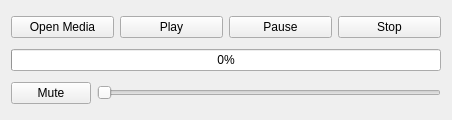
<?xml version="1.0" encoding="UTF-8"?>
<ui version="4.0">
 <class>Widget</class>
 <widget class="QWidget" name="Widget">
  <property name="geometry">
   <rect>
    <x>0</x>
    <y>0</y>
    <width>452</width>
    <height>120</height>
   </rect>
  </property>
  <property name="windowTitle">
   <string>Abe's MediaPlayer</string>
  </property>
  <layout class="QVBoxLayout" name="verticalLayout">
   <item>
    <layout class="QHBoxLayout" name="horizontalLayout_2">
     <item>
      <widget class="QPushButton" name="open">
       <property name="text">
        <string>Open Media</string>
       </property>
      </widget>
     </item>
     <item>
      <widget class="QPushButton" name="play">
       <property name="text">
        <string>Play</string>
       </property>
      </widget>
     </item>
     <item>
      <widget class="QPushButton" name="pause">
       <property name="text">
        <string>Pause</string>
       </property>
      </widget>
     </item>
     <item>
      <widget class="QPushButton" name="stop">
       <property name="text">
        <string>Stop</string>
       </property>
      </widget>
     </item>
    </layout>
   </item>
   <item>
    <widget class="QProgressBar" name="advance">
     <property name="value">
      <number>0</number>
     </property>
    </widget>
   </item>
   <item>
    <layout class="QHBoxLayout" name="horizontalLayout">
     <item>
      <widget class="QPushButton" name="mute">
       <property name="text">
        <string>Mute</string>
       </property>
      </widget>
     </item>
     <item>
      <widget class="QSlider" name="volume">
       <property name="orientation">
        <enum>Qt::Horizontal</enum>
       </property>
      </widget>
     </item>
    </layout>
   </item>
  </layout>
 </widget>
 <layoutdefault spacing="6" margin="11"/>
 <resources/>
 <connections/>
</ui>
